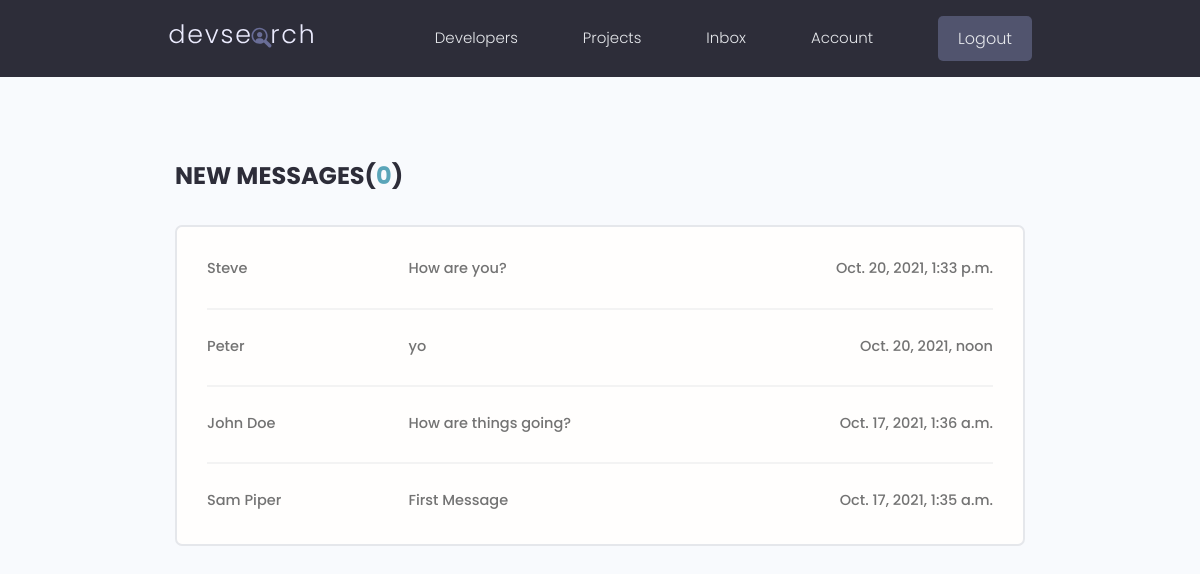
The page /inbox/ (signed in) on the database its author committed.
### users/models.py (models this page shows, shortened)
class Message(models.Model):
    sender = models.ForeignKey(Profile, on_delete=models.SET_NULL, null=True, blank=True)
    recipient = models.ForeignKey(Profile, on_delete=models.SET_NULL, null=True, blank=True, related_name="messages")
    name = models.CharField(max_length=200, null=True, blank=True)
    email = models.EmailField(max_length=200, null=True, blank=True)
    subject = models.CharField(max_length=200, null=True, blank=True)
    body = models.TextField()
    is_read = models.BooleanField(default=False, null=True)
    created = models.DateTimeField(auto_now_add=True)
    id = models.UUIDField(default=uuid.uuid4, unique=True, primary_key=True, editable=False)
    class Meta:
        ordering = ['is_read', '-created']

### users/views.py (the view)
# urls.py: path('inbox/', views.inbox, name="inbox"),
@login_required(login_url='login')
def inbox(request):
    profile = request.user.profile
    messageRequests = profile.messages.all()
    unreadCount = messageRequests.filter(is_read=False).count()
    context = {'messageRequests': messageRequests, 'unreadCount': unreadCount}
    return render(request, 'users/inbox.html', context)

### users/templates/users/inbox.html
{% extends 'main.html' %}
{% block content %}
  <main class="inbox my-xl">
    <div class="content-box">
      <h3 class="inbox__title">New Messages(<span>{{unreadCount}}</span>)</h3>
      <ul class="messages">
        {% for message in messageRequests %}
        {% if message.is_read == False %}
        <li class="message message--unread">
          {% else %}
          <li class="message">
            {% endif %}
          <a href="{% url 'message' message.id %}">
            <span class="message__author">{{message.name}}</span>
            <span class="message__subject">{{message.subject}}</span>
            <span class="message__date">{{message.created}}</span>
          </a>
        </li>
     {% endfor %}
      </ul>
    </div>
  </main>
{% endblock content %}

### static/styles/app.css (style rules this page uses)
:root { --color-sub: #2d2d39; }
.content-box { width: 95%; max-width: 85rem; margin: 0 auto; }
.inbox { height: 90vh; }
.inbox__title, .inbox__title span { font-size: 2.4rem; font-weight: 700; color: var(--color-sub); text-transform: uppercase; text-align: left; margin-bottom: 3rem; }
.inbox__title span { color: var(--color-main); }
.messages { list-style: none; background: var(--color-white); padding: 0.5rem 3rem; border: 2px solid var(--color-light); border-radius: 0.7rem; }
.message { padding: 2.5rem 0; }
.message > a span { font-size: 1.45rem; font-weight: 500; }
.message:not(:last-child) { border-bottom: 2px solid var(--color-white-light); }
.message > a { display: flex; gap: 1rem; }
.message__author, .message__date { flex-basis: 25%; }
.message__subject { flex-basis: 50%; }
.message__date { text-align: right; }

### static/uikit/styles/modules/_variables.css (style rules this page uses)
:root { --color-main: #5aa5b9; --color-main-light: #e6faff; --color-sub: #3f4156; --color-sub-light: #51546e; --color-sub-lighter: #ededfd; --color-text: #737373; --color-gray: #8b8b8b; --color-light: #e5e7eb; --color-light-gray: #767676; --color-bg: #f8fafd; --color-white: #fffefd; --color-white-light: #f3f3f3; --color-success: #359e64; --color-success-bg: #def8e8; --color-error: #fc4b0b; --color-error-bg: #fff2ee; --font-base: 'Poppins', arial, helvetica, 'Segoe UI', roboto, ubuntu, sans-serif; --font-monospace: 'Fira Code', 'Courier New', courier, monospace; --font-regular: 300; --font-medium: 500; --font-bold: 700; --generic-shadow: 1px 1px 5px #00000010; --generic-transition: all 0.3s ease-in-out; }

### static/uikit/styles/modules/_base.css (style rules this page uses)
* { margin: 0; padding: 0; box-sizing: border-box; text-rendering: optimizeLegibility; color: inherit; font-size: inherit; }
html { font-size: 50%; }
@media only screen and (min-width: 480px) { html { font-size: 56.25%; } }
@media only screen and (min-width: 1200px) { html { font-size: 62.5%; } }
body { line-height: 1.6; font-weight: 400; font-size: 1.5rem; color: var(--color-text); background-color: var(--color-bg); min-height: 100vh; }

### static/uikit/styles/modules/_typography.css (style rules this page uses)
* { font-family: var(--font-base); }
h3 { font-size: 3.2rem; font-weight: var(--font-medium); }
p, span, strong { font-size: 1.6rem; color: var(--color-text); font-weight: var(--font-regular); }
a { padding-bottom: 2px; text-decoration: none; display: inline-block; color: var(--color-main); font-weight: var(--font-medium); }

### static/uikit/styles/modules/_utilities.css (style rules this page uses)
.my-xl { margin: 8rem auto; }

### rows shown on the page
Message: name "Steve", subject "How are you?", created "Oct. 20, 2021, 1:33 p.m."
Message: name "Peter", subject "yo", created "Oct. 20, 2021, noon"
Message: name "John Doe", subject "How are things going?", created "Oct. 17, 2021, 1:36 a.m."
Message: name "Sam Piper", subject "First Message", created "Oct. 17, 2021, 1:35 a.m."

### other values the page prints
{{ unreadCount }} "0"
